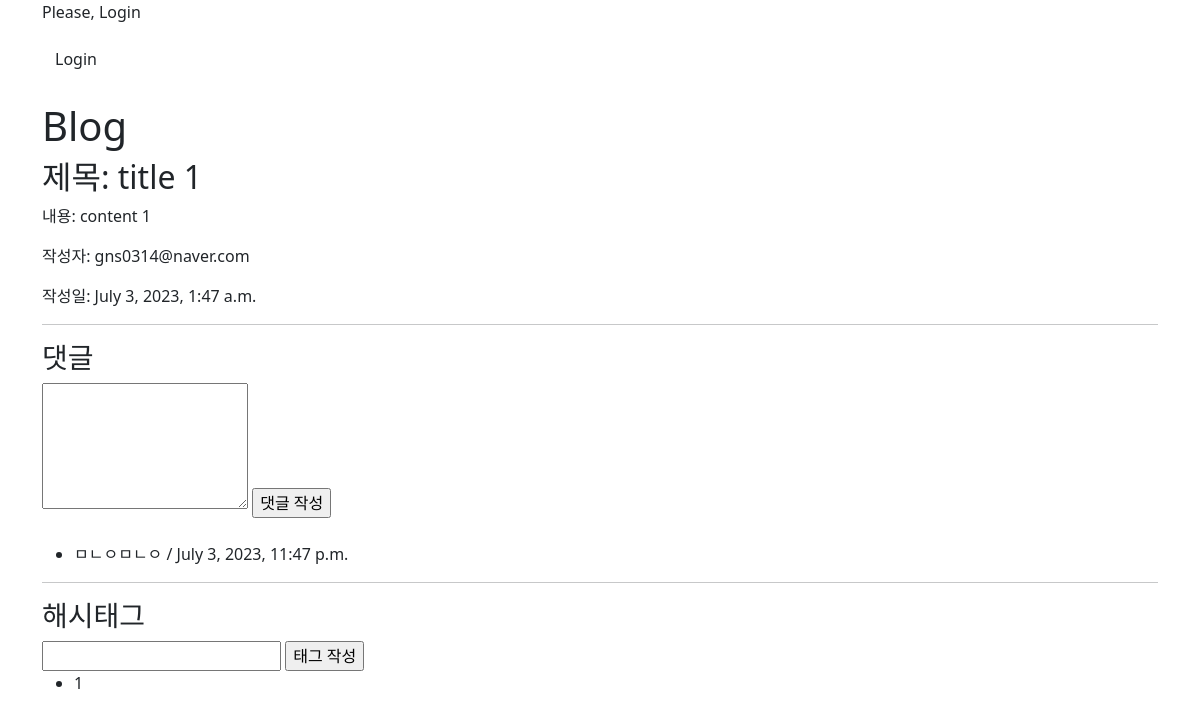
The page /blog/detail/2/ on the database as committed earlier.
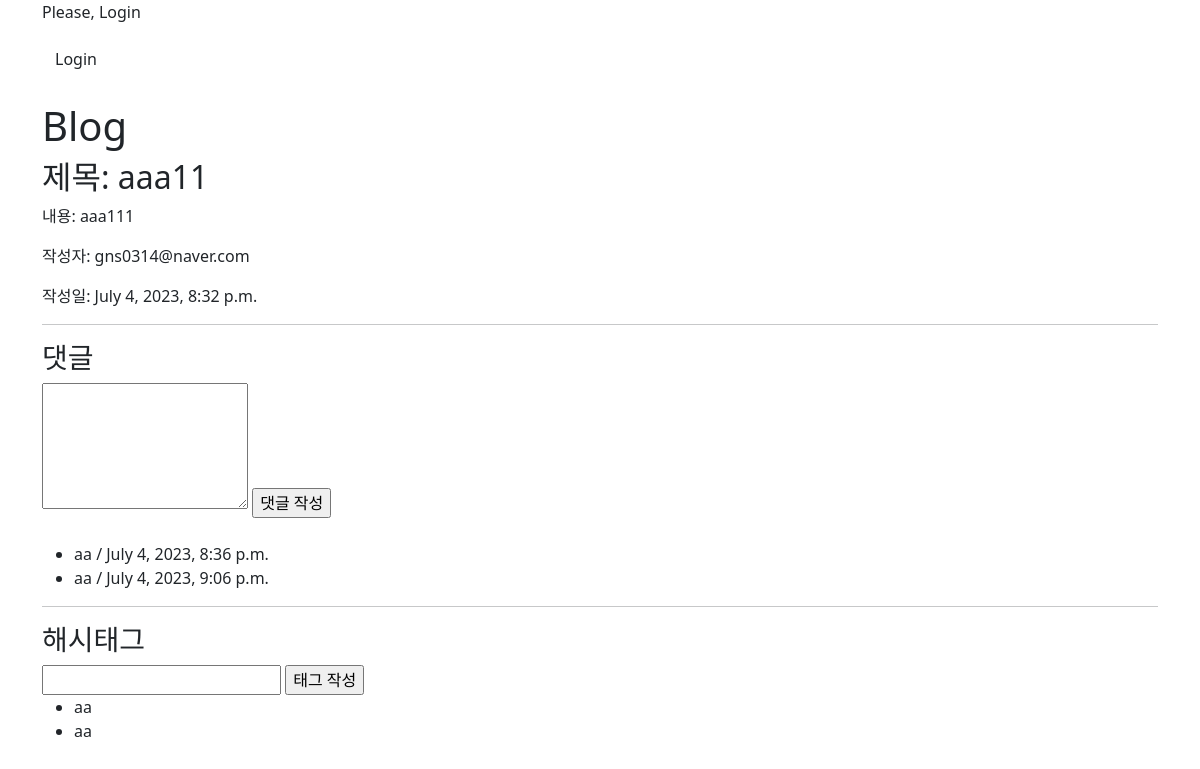
The same page on the database as committed later.
### blog/models.py (models this page shows, shortened)
class Post(models.Model):
    title = models.CharField(max_length=30)
    content = models.TextField()
    writer = models.ForeignKey(User, on_delete=models.CASCADE)
    created_at = models.DateTimeField(auto_now_add=True)
    updated_at = models.DateTimeField(auto_now=True)

class Comment(models.Model):
    post = models.ForeignKey('Post', on_delete=models.CASCADE)
    content = models.TextField()
    writer = models.ForeignKey(User, on_delete=models.CASCADE)
    created_at = models.DateTimeField(auto_now_add=True)

class HashTag(models.Model):
    post = models.ForeignKey('Post', on_delete=models.CASCADE)
    name = models.CharField(max_length=10)
    writer = models.ForeignKey(User, on_delete=models.CASCADE)
    def __str__(self):
        return self.name

### user/models.py (models this page shows)
class User(AbstractUser):
    username = None
    email = models.EmailField(unique=True, max_length=255)
    name = models.CharField(max_length=50, null=True, blank=True)
    is_staff = models.BooleanField(default=False)
    is_superuser = models.BooleanField(default=False)
    is_active = models.BooleanField(default=True)
    last_login = models.DateTimeField(null=True, blank=True)
    date_joined = models.DateTimeField(auto_now_add=True)
    USERNAME_FIELD = 'email'
    EMAIL_FIELD = 'email'
    REQUIRED_FIELDS = []
    objects = UserManager()

### blog/views.py (the view)
# urls.py: path("detail/<int:pk>/", views.DetailView.as_view(), name='detail'), # /blog/detail/1
class DetailView(View):
    def get(self, request, pk): # post_id: 데이터베이스 post_id
        post = Post.objects.get(pk=pk)
        comments = Comment.objects.select_related('post') # -> comments[0]
        hashtags = HashTag.objects.select_related('post')
        comment_form = CommentForm()
        hashtag_form = HashTagForm()
        context = {
            "title": "Blog",
            'post_id': pk,
            'post_title': comments[0].post.title,
            'post_content': comments[0].post.content,
            'post_writer': comments[0].post.writer,
            'post_created_at': comments[0].post.created_at,
            'comments': comments,
            'hashtags': hashtags,
            'comment_form': comment_form,
            'hashtag_form': hashtag_form,
        }
        return render(request, 'blog/post_detail.html', context)

### blog/forms.py
class CommentForm(forms.ModelForm):
    class Meta:
        model = Comment
        fields = ['content']
        widgets = {
            'content': forms.Textarea(attrs={'rows': '5', 'cols': '20'})
        }

class HashTagForm(forms.ModelForm):
    class Meta:
        model = HashTag
        fields = ['name']

### blog/templates/blog/post_detail.html (shortened to what this page needs)
{% extends 'base.html' %}
{% block content %}
    <h2>제목: {{ post_title }}</h2>
    <p>내용: {{ post_content }}</p>
    <p>작성자: {{ post_writer }}</p>
    <p>작성일: {{ post_created_at }}</p>
    <hr>
    <h3>댓글</h3>
    <form action="{% url 'blog:cm-write' pk=post_id %}" method="post">
        {% if comment_form.errors %}
            {% with form=comment_form %}
                {% include 'blog/form_error.html' %}
            {% endwith %}
        {% else %}
            {{ comment_form.content }}
        {% endif %}
        <input type="submit" value="댓글 작성">
    </form>
    <br>
    {% if comments %}
        <ul>
            {% for comment in comments %}
                <li>{{ comment.content }} / {{ comment.created_at }}
                </li>
            {% endfor %}
        </ul>
    {% else %}
        <p>댓글이 없습니다.</p>
    {% endif %}
    <hr>
    <h3>해시태그</h3>
    <form action="{% url 'blog:tag-write' pk=post_id %}" method="post">
        {% if hashtag_form.errors %}
            {% with form=hashtag_form %}
                {% include 'blog/form_error.html' %}
            {% endwith %}
        {% else %}
            {{ hashtag_form.name }}
        {% endif %}
        <input type="submit" value="태그 작성">
    </form>
    {% if hashtags %}
    <ul>
        {% for hashtag in hashtags %}
        <li>
            {{ hashtag }}
        </li>
        {% endfor %}
    </ul>
    {% else %}
    <br>
    <p>해시태그가 없습니다.</p>
    {% endif %}
{% endblock %}

### templates/base.html (shortened to what this page needs)
<!DOCTYPE html>
<html lang="en">
<head>
    <link href="https://cdn.jsdelivr.net/npm/bootstrap@5.2.3/dist/css/bootstrap.min.css" rel="stylesheet">
</head>
<body>
    <div class="container">
        {% if user.is_authenticated %}
        <p>Welcome, {{ user.email }}</p>
        <a href="{% url 'user:logout' %}" class="btn">Logout</a>
        {% else %}
        <p>Please, Login</p>
        <a href="{% url 'user:login' %}" class="btn">Login</a>
        {% endif %}
        <br><br>
        <h1>Blog</h1>
        {% block content %}
        {% endblock %}
    </div>
</body>
</html>

Rows that differ between the two databases and show on the page:
removed Comment: content "ㅁㄴㅇㅁㄴㅇ", created_at "July 3, 2023, 11:47 p.m."
removed HashTag: name "1"
changed Post: title "title 1" → "aaa11"; content "content 1" → "aaa111"; created_at "July 3, 2023, 1:47 a.m." → "July 4, 2023, 8:32 p.m."
added Comment: content "aa", created_at "July 4, 2023, 8:36 p.m."
added Comment: content "aa", created_at "July 4, 2023, 9:06 p.m."
added HashTag: name "aa"
added HashTag: name "aa"
